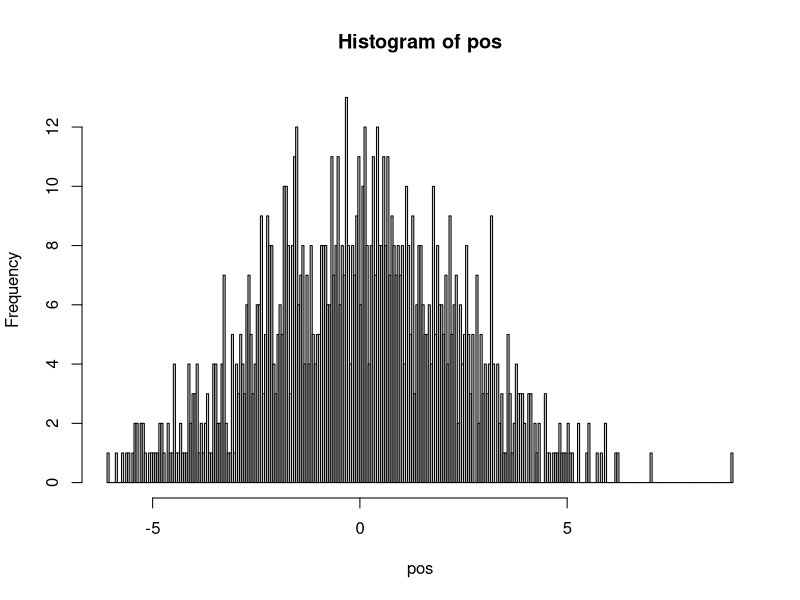
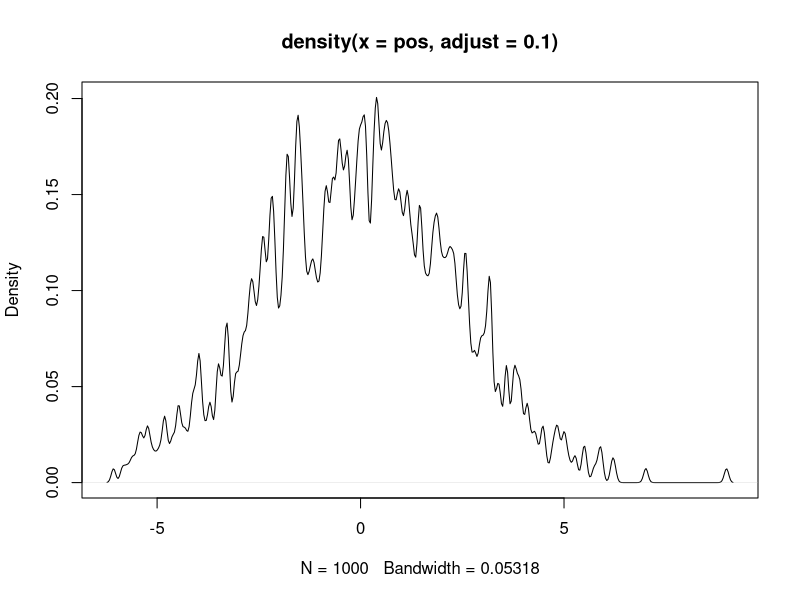
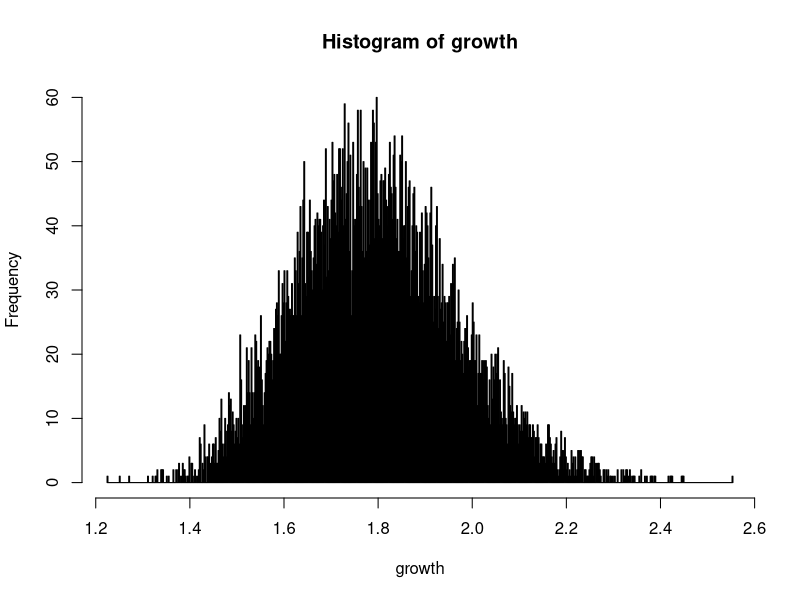
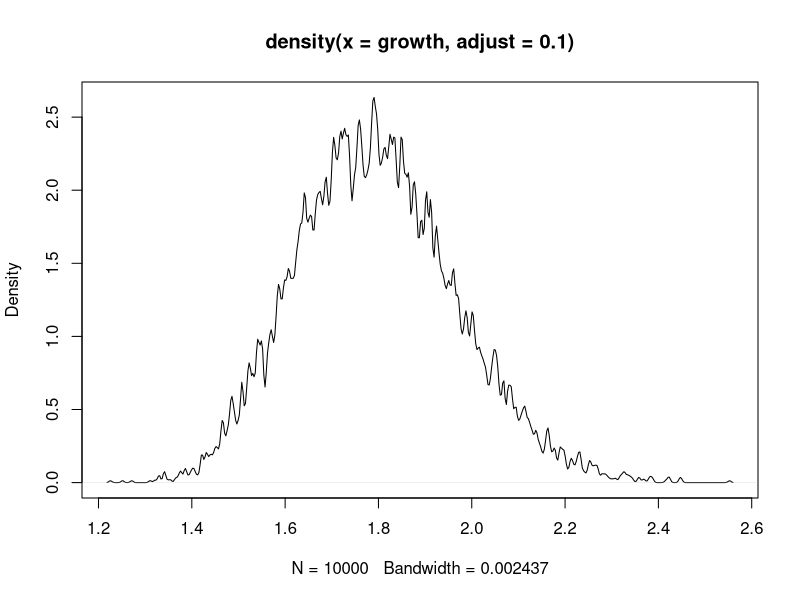
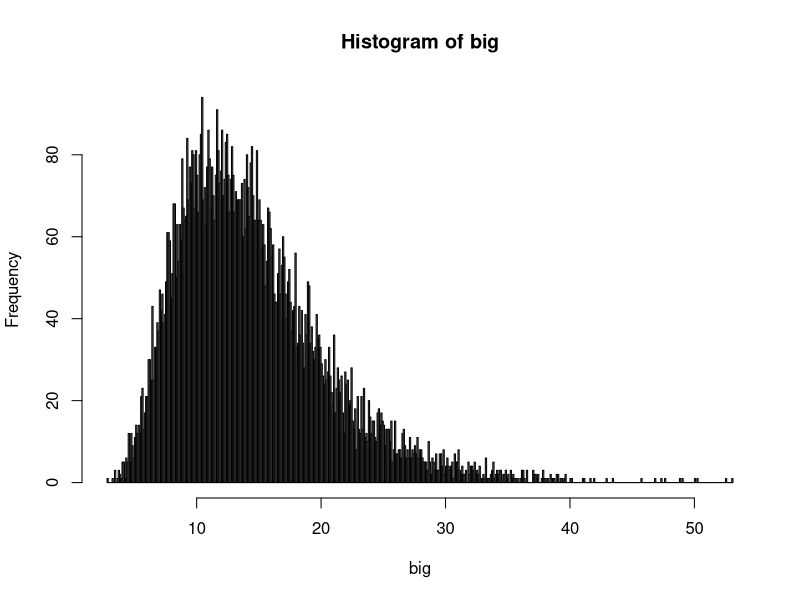
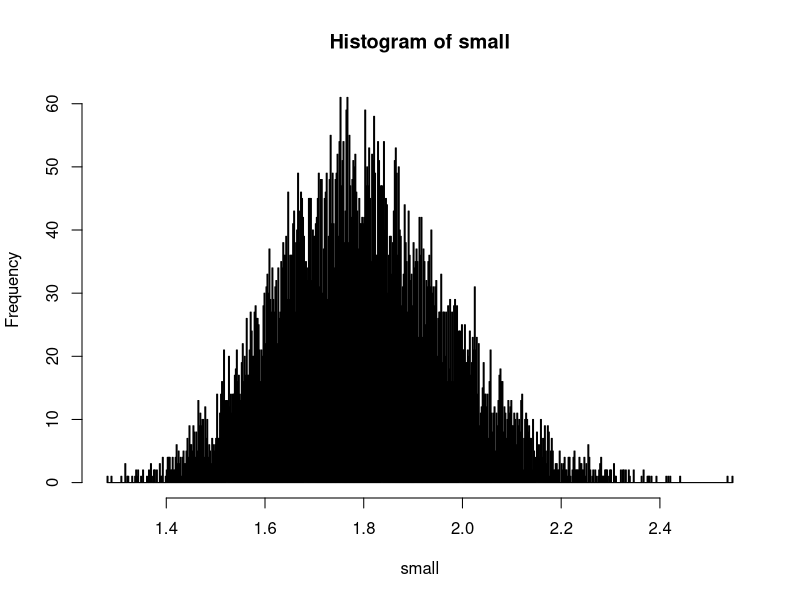
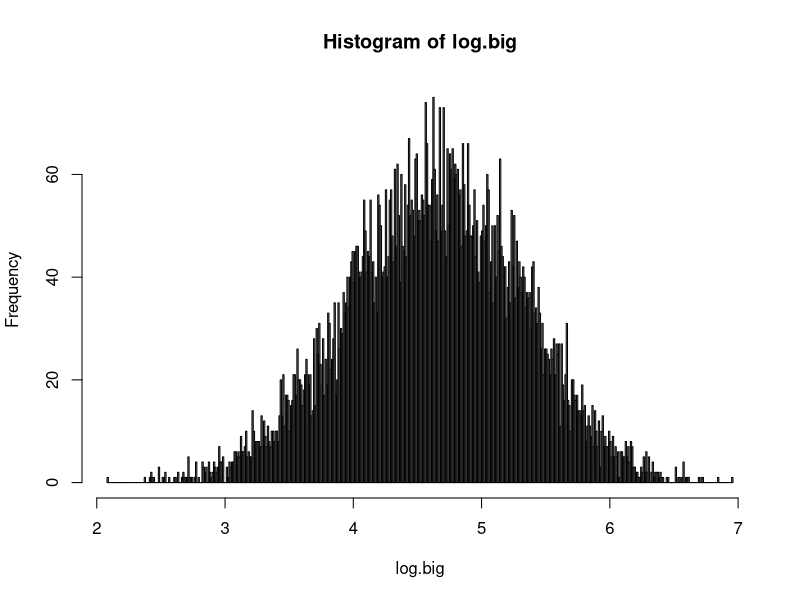
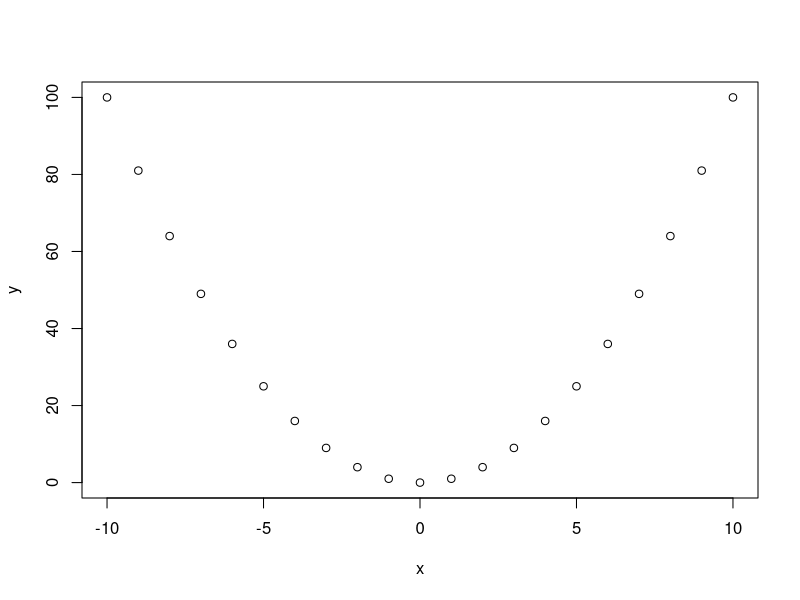

The R source for these figures, in order:
library(ggplot2)


pos <- runif(100000, -1,1)
pos <- replicate(1000, sum(runif(16, -1,1)))


hist(pos, breaks=500)
plot(density(pos, adjust=.1))


#normal distribution emerging from summing values of 
#an underlying uniform distribution


prod(runif(12, 1, 1.1))

growth <- replicate(10000, prod(runif(12, 1, 1.1)))

hist(growth, breaks=500)
plot(density(growth, adjust=0.1))

#small multipicative effects of fluctuations 
#converge to gaussian

big <- replicate(10000, prod(runif(12, 1, 1.5)))
small <- replicate(10000, prod(runif(12, 1.0, 1.1)))

hist(big, breaks=500)
hist(small, breaks=500)


# large multipicative effects produce log-normal distributions
log.big <- replicate(1e4, log(prod(runif(12, 1, 2))))
hist(log.big, breaks=500)


x <- seq(from=-10, to=10, length.out=21)

y <- x^2

plot(y~x)




